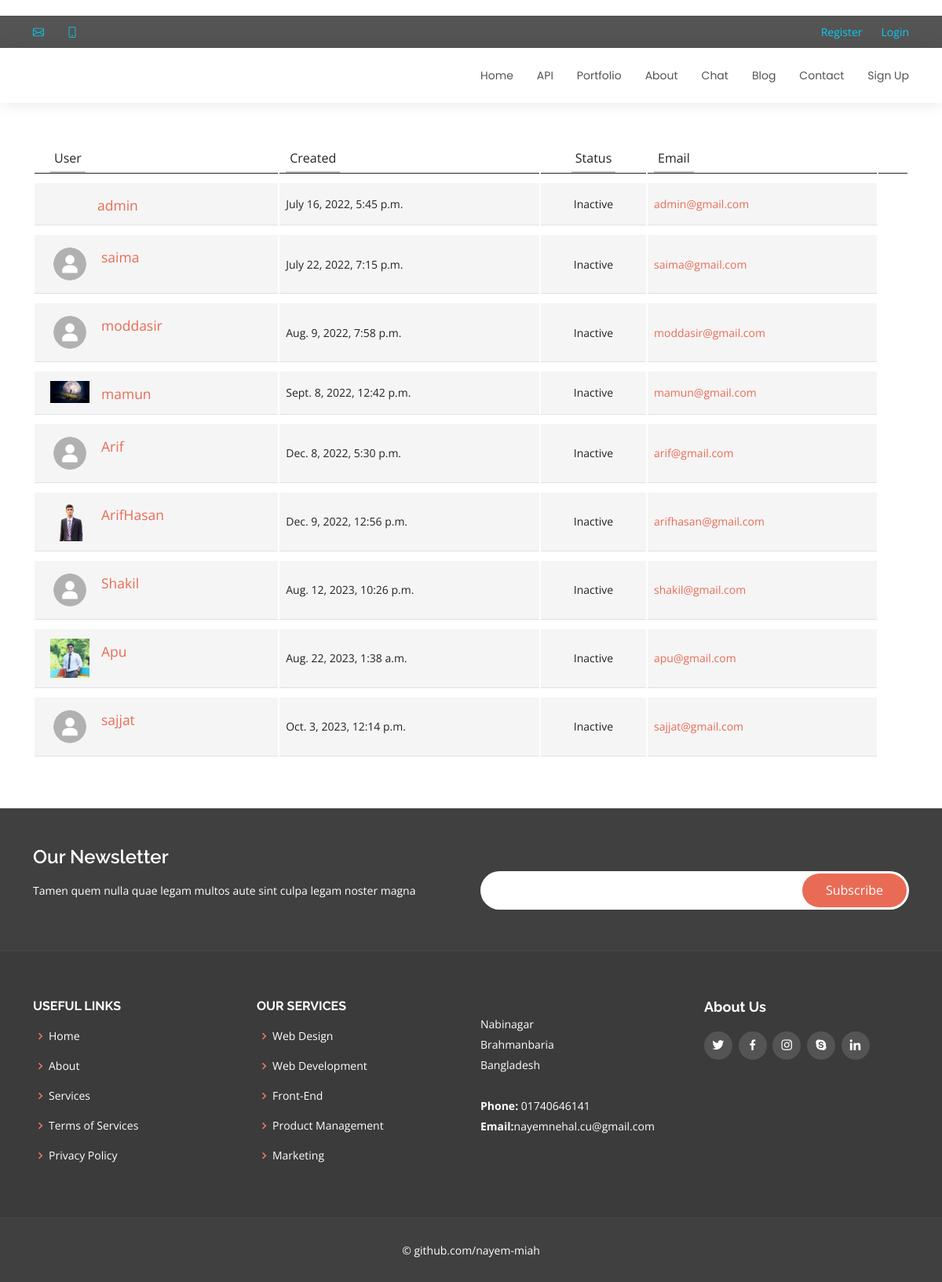
/chat/friend_list/, run on the app's committed database.
### account/models.py (models this page shows, shortened)
class Account(AbstractBaseUser):
	email 					= models.EmailField(verbose_name="email", max_length=60, unique=True)
	username 				= models.CharField(max_length=30, unique=True)
	date_joined				= models.DateTimeField(verbose_name='date joined', auto_now_add=True)
	last_login				= models.DateTimeField(verbose_name='last login', auto_now=True)
	is_admin				= models.BooleanField(default=False)
	is_active				= models.BooleanField(default=True)
	is_staff				= models.BooleanField(default=False)
	is_superuser			= models.BooleanField(default=False)
	profile_image			= models.ImageField(max_length=255, null=True, blank=True, default="profile_images/d.png")
	hide_email				= models.BooleanField(default=True)
	USERNAME_FIELD = 'email'
	REQUIRED_FIELDS = ['username']
	objects = MyAccountManager()
	def __str__(self):
		return self.username

### chat/views.py (the view)
# urls.py: path('friend_list/', views.friend_list, name='friend_list'),
def friend_list(request):
    friends = Account.objects.all()
    context = {
        'friends': friends,
    }
    return render(request, 'chat/friends.html', context=context)

### templates/chat/friends.html (shortened to what this page needs)
{% extends 'base.html' %}
{% load static %}
{% block content %}
<br/>
<br/>
<body>
<link href="https://maxcdn.bootstrapcdn.com/font-awesome/4.3.0/css/font-awesome.min.css" rel="stylesheet">
<div class="container">
<div class="row">
	<div class="col-lg-12">
		<div class="main-box clearfix">
			<div class="table-responsive">
				<table class="table user-list">
					<thead>
						<tr>
							<th><span>User</span></th>
							<th><span>Created</span></th>
							<th class="text-center"><span>Status</span></th>
							<th><span>Email</span></th>
							<th>&nbsp;</th>
						</tr>
					</thead>
					<tbody>
						 {% for friend in friends %}
                            <tr>
							<td>
								<img src="{{friend.profile_image.url}}" alt="">
								<a href="{% url 'chat:personal_chat' friend.id %}" class="user-link">{{friend}}</a>
							</td>
							<td>
								{{friend.date_joined}}
							</td>
							<td class="text-center">
								<span class="label label-default">Inactive</span>
							</td>
							<td>
								<a href="#">{{friend.email}}</a>
							</td>
						</tr>
                        {%endfor%}
					</tbody>
				</table>
			</div>
		</div>
	</div>
</div>
</div>
<br/>
<br/>
{% endblock content %}

### static/assets/css/index.css (style rules this page uses)
body { font-family: "Open Sans", sans-serif; color: #444444; }
a { color: #e96b56; text-decoration: none; }

### templates/chat/friends.html (style rules this page uses)
body { margin-top:20px; }
.user-list tbody td > img { position: relative; max-width: 50px; float: left; margin-right: 15px; }
.user-list tbody td .user-link { display: block; font-size: 1.25em; padding-top: 3px; margin-left: 60px; }
.table { border-collapse: separate; }
.table thead > tr > th { border-bottom: 1px solid #C2C2C2; padding-bottom: 0; }
.table tbody > tr > td { font-size: 0.875em; background: #f5f5f5; border-top: 10px solid #fff; vertical-align: middle; padding: 12px 8px; }
.table tbody > tr > td:first-child, .table thead > tr > th:first-child { padding-left: 20px; }
.table thead > tr > th span { border-bottom: 2px solid #C2C2C2; display: inline-block; padding: 0 5px; padding-bottom: 5px; font-weight: normal; }

### data on the page
Account: username "admin", date_joined "July 16, 2022, 5:45 p.m.", email "admin@gmail.com"
Account: profile_image (picture), username "saima", date_joined "July 22, 2022, 7:15 p.m.", email "saima@gmail.com"
Account: profile_image (picture), username "moddasir", date_joined "Aug. 9, 2022, 7:58 p.m.", email "moddasir@gmail.com"
Account: profile_image (picture), username "mamun", date_joined "Sept. 8, 2022, 12:42 p.m.", email "mamun@gmail.com"
Account: profile_image (picture), username "Arif", date_joined "Dec. 8, 2022, 5:30 p.m.", email "arif@gmail.com"
Account: profile_image (picture), username "ArifHasan", date_joined "Dec. 9, 2022, 12:56 p.m.", email "arifhasan@gmail.com"
Account: profile_image (picture), username "Shakil", date_joined "Aug. 12, 2023, 10:26 p.m.", email "shakil@gmail.com"
Account: profile_image (picture), username "Apu", date_joined "Aug. 22, 2023, 1:38 a.m.", email "apu@gmail.com"
Account: profile_image (picture), username "sajjat", date_joined "Oct. 3, 2023, 12:14 p.m.", email "sajjat@gmail.com"
